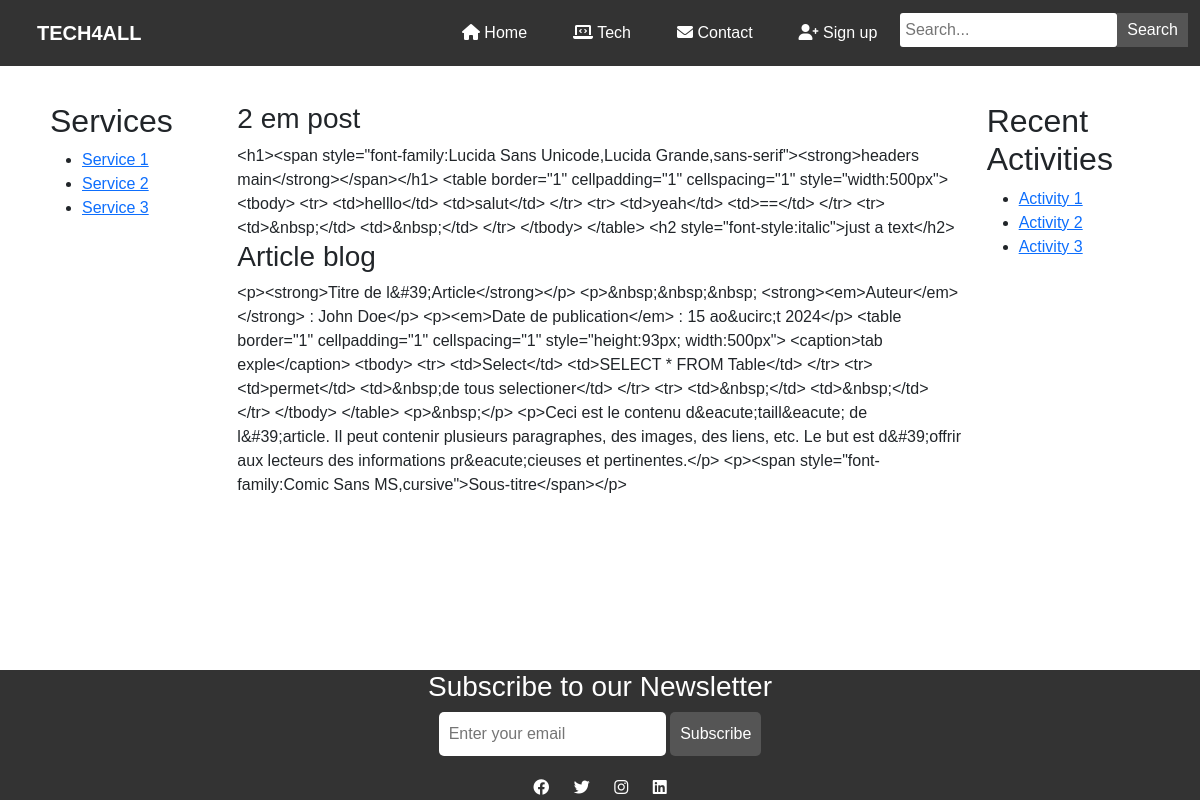
Screenshot of /blog/ with the database file from the repository.
### blog/models.py (models this page shows, shortened)
class Article(models.Model):
    title = models.CharField(max_length=250, verbose_name="Title")
    content = RichTextUploadingField(blank=True, null=True)
    created_at = models.DateTimeField(auto_now_add=True, verbose_name="Created At")
    updated_at = models.DateTimeField(auto_now=True, verbose_name="Updated At")
    category = models.ForeignKey(Category, on_delete=models.CASCADE, verbose_name="Category")
    slug = models.SlugField(max_length=250, unique=True, verbose_name="Slug", editable=False, default=None)
    class Meta: # Meta class for Article model.
        ordering = ['-created_at']  # Orders the articles by creation date in descending order

### blog/views.py (the view)
# urls.py: path("", views.home_page, name="home"),
def home_page(request):
    q = request.GET.get('q') if request.GET.get('q') != None else ''
    articles = Article.objects.filter(
        Q(title__icontains=q) |
        Q(content__icontains=q) |
        Q(category__name__icontains=q)
    )
    categories = Category.objects.all()
    context = {
        'articles': articles,
        'categories': categories,
    }
    return render(request, "blog/index.html", context)

### templates/blog/index.html (shortened to what this page needs)
{% extends "base.html" %}
{% load static %}
{% block content %}
    {% for article in articles %}
        <h3>{{ article.title }} </h3>
        <div>
            {{ article.content }}
        </div>
    {% endfor %}
{% endblock %}

### templates/base.html (shortened to what this page needs)
<!DOCTYPE html>
{% load static %}
<html lang="en">
<head>
    <link href="https://cdn.jsdelivr.net/npm/bootstrap@5.3.0-alpha3/dist/css/bootstrap.min.css" rel="stylesheet">
    <link rel="stylesheet" href="https://cdnjs.cloudflare.com/ajax/libs/font-awesome/6.0.0-beta3/css/all.min.css">
    <link rel="stylesheet" type="text/css" href="{% static 'css/style.css' %}">
</head>
<body>
    {% include "base_components/navbar.html" %}
    <div class="container mt-3">
        <div class="row">
             {% block sidebar1 %}
                {% include "base_components/sidebar_left.html" %}
             {% endblock %}
            <div class="col-lg-8 col-md-6 main-content">
                {% block content %}{% endblock  %}
            </div>
            {% block sidebar2 %}
                {% include "base_components/sidebar_right.html" %}
            {% endblock %}
        </div>
    </div>
    {% include "base_components/footer.html" %}
</body>
</html>

### templates/base_components/navbar.html (shortened to what this page needs)
<nav class="navbar navbar-expand-lg navbar-custom">
    <div class="container-fluid">
        <a class="navbar-brand" href="{% url "home:index" %}">TECH4ALL</a>
        <div class="collapse navbar-collapse" id="navbarNav">
            <ul class="navbar-nav ms-auto">
                <li class="nav-item">
                    <a class="nav-link" href="{% url "home:index" %}"><i class="fas fa-home"></i> Home</a>
                </li>
                <li class="nav-item">
                    <a class="nav-link popover-tech" href="#" data-bs-toggle="popover" data-bs-content="<a href='#'>Article</a><br><a href='#'>Blog</a><br><a href='#'>News</a>" data-bs-html="true"><i class="fas fa-laptop-code"></i> Tech</a>
                </li>
                <li class="nav-item">
                    <a class="nav-link popover-contact" href="#" data-bs-toggle="popover" data-bs-content="<a href='#'>Contact Us</a><br><a href='#'>About Us</a>" data-bs-html="true"><i class="fas fa-envelope"></i> Contact</a>
                </li>
                {% if user.is_authenticated %}
                    <li class="nav-item">
                        <a class="nav-link popover-signup" href=""  data-bs-html="true"><i class="fas fa-user"></i>{{ user.username }}</a>
                    </li>
                {% else %}
                    <li class="nav-item">
                        <a class="nav-link popover-signup" href="{% url "account:login" %}" data-bs-toggle="popover" data-bs-content="<a href='#'>Sign up</a><br><a href='#'>Sign in</a>" data-bs-html="true"><i class="fas fa-user-plus"></i> Sign up</a>
                    </li>
                {% endif %}
                <li class="nav-item">
                    <form class="d-flex">
                        <input type="text" class="search-bar" placeholder="Search...">
                        <button class="search-bar-btn">Search</button>
                    </form>
                </li>
            </ul>
        </div>
    </div>
</nav>

### templates/base_components/sidebar_left.html
<div class="col-lg-2 col-md-3 d-none d-md-block sidebar-left">
    <h2>Services</h2>
    <ul>
        <li><a href="#">Service 1</a></li>
        <li><a href="#">Service 2</a></li>
        <li><a href="#">Service 3</a></li>
    </ul>
</div>

### templates/base_components/sidebar_right.html
<div class="col-lg-2 d-none d-lg-block sidebar-right">
    <h2>Recent Activities</h2>
    <ul>
        <li><a href="#">Activity 1</a></li>
        <li><a href="#">Activity 2</a></li>
        <li><a href="#">Activity 3</a></li>
    </ul>
</div>

### templates/base_components/footer.html
<footer class="mt-3">
    <h3>Subscribe to our Newsletter</h3>
    <form>
        <input type="email" placeholder="Enter your email" required>
        <input type="submit" value="Subscribe">
    </form>
    <div class="social-links">
        <a href="#"><i class="fab fa-facebook"></i></a>
        <a href="#"><i class="fab fa-twitter"></i></a>
        <a href="#"><i class="fab fa-instagram"></i></a>
        <a href="#"><i class="fab fa-linkedin"></i></a>
    </div>
</footer>

### static/css/style.css (style rules this page uses)
html, body { height: 100%; margin: 0; }
body { font-family: Arial, sans-serif; padding: 0; display: flex; flex-direction: column; min-height: 100vh; }
.navbar-brand { font: 2em ; font-family: Impact, Haettenschweiler, 'Arial Narrow Bold', sans-serif; text-align: center; margin: 0; padding: 10px; font-weight: bold; }
.container { padding: 20px; height: 100%; }
.navbar-custom { background-color: #333; color: white; }
.navbar-custom a { color: white; margin: 0 15px; text-decoration: none; }
.search-bar { border: none; padding: 5px; border-radius: 3px; }
.search-bar-btn { padding: 5px 10px; background-color: #555; border: none; color: white; cursor: pointer; }
footer { background-color: #333; color: white; text-align: center; }
footer form { margin-bottom: 20px; }
footer input[type="email"] { padding: 10px; border-radius: 5px; border: none; }
footer input[type="submit"] { padding: 10px; background-color: #555; color: white; border: none; border-radius: 5px; cursor: pointer; }
footer a { color: white; margin: 0 10px; }

### rows the page displays
Article: title "2 em post", content "<h1><span style=\"font-family:Lucida Sans Unicode,Lucida Grande,sans-serif\"><strong>headers main</strong></span></h1> <table border=\"1\" cellpadding=\"1\" cellspacing=\"1\" style=\"width:500px\"> <tbody> <tr> <td>helllo</td> <td>salut</td> </tr> <tr> <td>yeah</td> <td>==</td> </tr> <tr> <td>&nbsp;</td> <td>&nbsp;</td> </tr> </tbody> </table> <h2 style=\"font-style:italic\">just a text</h2>"
Article: title "Article blog", content "<p><strong>Titre de l&#39;Article</strong></p> <p>&nbsp;&nbsp;&nbsp; <strong><em>Auteur</em></strong> : John Doe</p> <p><em>Date de publication</em> : 15 ao&ucirc;t 2024</p> <table border=\"1\" cellpadding=\"1\" cellspacing=\"1\" style=\"height:93px; width:500px\"> <caption>tab exple</caption> <tbody> <tr> <td>Select</td> <td>SELECT * FROM Table</td> </tr> <tr> <td>permet</td> <td>&nbsp;de tous selectioner</td> </tr> <tr> <td>&nbsp;</td> <td>&nbsp;</td> </tr> </tbody> </table> <p>&nbsp;</p> <p>Ceci est le contenu d&eacute;taill&eacute; de l&#39;article. Il peut contenir plusieurs paragraphes, des images, des liens, etc. Le but est d&#39;offrir aux lecteurs des informations pr&eacute;cieuses et…"
